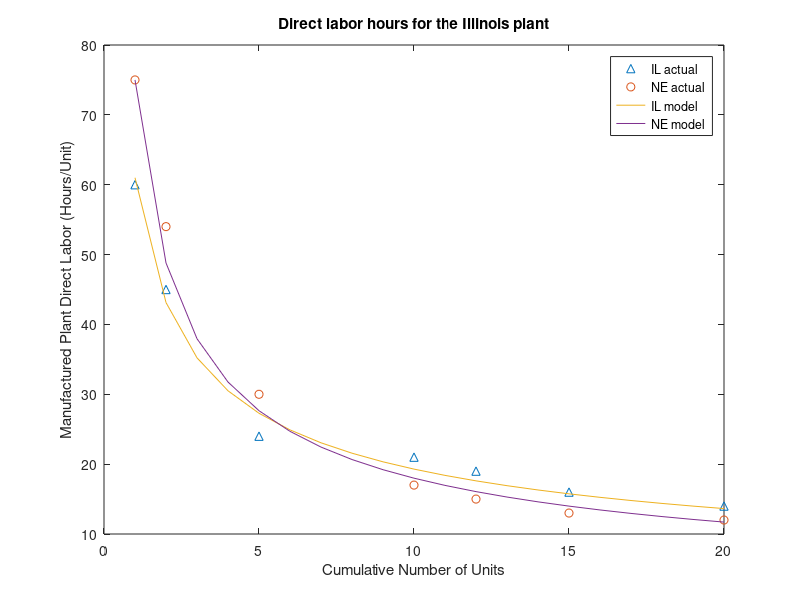

Here is the MATLAB script that generated this plot:
%%%%%%%%%%%%%%%%%%%%%%%%%%%%%%%%%%%%%%%%%%%%%%%%%%%%%%%%%%%%%%%%%%%%%
% ENGR 132 
% Program Description 
%  	...
%
% Assigment Information
%   Assignment:     PS 02, Problem #2
%   Author:         Yuefan Fu, fu194@purdue.edu
%   Team ID:        001
%  	Contributor:    Yidi Du, du153@purdue.edu
%%%%%%%%%%%%%%%%%%%%%%%%%%%%%%%%%%%%%%%%%%%%%%%%%%%%%%%%%%%%%%%%%%%%%

%% ____________________
%% INITIALIZATION
[a,b,c] = textread('Data_direct_labor_costs.txt','%d%d%d','headerlines',1)
A=[a,b,c]

%% ____________________
%% CALCULATIONS
Model1 = 61 * a.^(-0.5)
Model2 = 75 * a.^(-0.62)
%% ____________________
%% MODEL SMOOTHNESS CHECK
smoothA = [1:20]
smoothM1=61*smoothA.^(-0.5)
plot(smoothA,smoothM1);
title('Direct labor hours for the Illinois plant')
xlabel('Cumulative Number of Units')
ylabel( 'Manufactured Illinois Plant Direct Labor (Hours/Unit)')
grid on


%% ____________________
%% FORMATTED FIGURES 
smoothM2=75*smoothA.^(-0.62);
plot(a,b,'^',a,c,'o',smoothA,smoothM1,smoothA,smoothM2);
title('Direct labor hours for the Illinois plant')
xlabel('Cumulative Number of Units')
ylabel( 'Manufactured Plant Direct Labor (Hours/Unit)')
legend('IL actual','NE actual','IL model','NE model');


%% ____________________
%% ANALYSIS

%% -- Q1
% Nebraska's plant have a more efficient training program as shown in the
% figure that first the direct labor was higher than Illinois but finally
% less than Illinois. 

%% -- Q2
%   Training has minimized the cost of labor because people can spend less
%   time to do the same amount work. 

%% ____________________
%% ACADEMIC INTEGRITY STATEMENT
% I/We have not used source code obtained from any other unauthorized
% source, either modified or unmodified.  Neither have I/we provided
% access to my/our code to another. The project I/we am/are submitting
% is my/our own original work.

